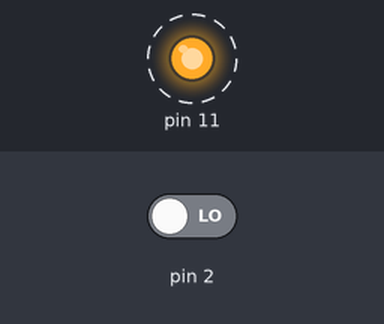
Simulated run of this sketch. Board: Arduino Uno, built with avr-gcc and run on an emulated ATmega328P. Parts: output pins drawn as LEDs (lit = HIGH). Dashed ring = blinking. Inputs (shaded band) come from the test bench; at power-on: pin 2 LOW.

Above: at 4.8 s.
4.9 s: pin 2 driven HIGH
At 5.6 s:
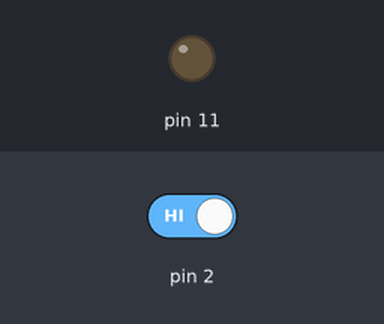
7.6 s: pin 2 driven LOW
At 8.8 s:
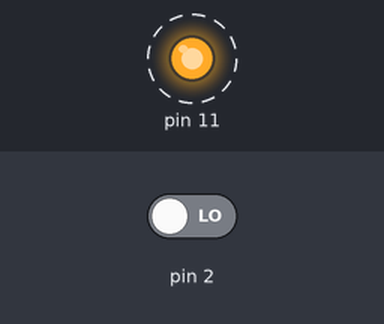
Timing chart, 0 to 19.6 s (numbered marks = the images above; inputs shaded):
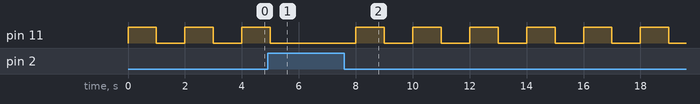

Measured:
- after the input at 4.9 s, pin 11: goes on until 5.0 s, then stays LOW
- after the input at 7.6 s, pin 11: alternates HIGH for 1.0 s and LOW for 1.0 s, starting after 0.40 s
- by itself, pin 11: alternates HIGH for 1.0 s and LOW for 1.0 s

The sketch:

Blocking.ino
```cpp
// ====================================================
// Blocking
// Shows how NOT to code. Sketch tries to change the
// behaviour of a LED when a button is pressed.
// CBPrice 08-10-12 Status Release
// ====================================================

int pressed;

void setup() {
  // put your setup code here, to run once:
  pinMode(11,OUTPUT);
  pinMode(2,INPUT);

}

void loop() {
  // put your main code here, to run repeatedly:
  pressed = digitalRead(2);

  if(pressed){
    digitalWrite(11,LOW);
    delay(1000);
  } else {
    digitalWrite(11,HIGH);
    delay(1000);
    digitalWrite(11,LOW);
    delay(1000);
  }
}
```
